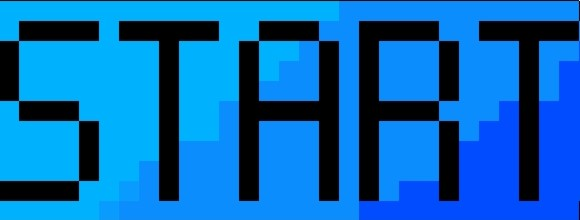
#> input picture MAZE/start.png, 580 x 220 px; its folder holds 3 pictures in this run
$ python -i main.py   (imports and definitions only)
#> lines starting #> are read from the running program, lines starting #| are printed output that depends on the picture
from tkinter import *
import tkinter.font as tkFont
from PIL import Image,ImageTk
from time import *
def draw(top,maze,R,C,cur,dst):
	for r in range(R):
		for c in range(C):
			fontStyle = tkFont.Font(family="Lucida Grande", size=20)
			if(maze[r][c]==2):
				t="    "
				Label(top, text=t,borderwidth=0,relief="solid",bg = 'red',font=fontStyle,width=3).grid(row=r,column=c)
			elif(maze[r][c]==0):
				t="    "
				Label(top, text=t,borderwidth=0,relief="solid",bg = 'black',font=fontStyle,width=3).grid(row=r,column=c)
			else:
				if(r==cur[0] and c==cur[1]):
					Label(top, image=rat,borderwidth=0,relief="solid",width=50,height=34).grid(row=r,column=c)
				elif(r==dst[0] and c==dst[1]):
					Label(top, image=close,borderwidth=0,relief="solid",width=50,height=34).grid(row=r,column=c)
				else:
					t="    "
					if(maze[r][c]==3):
						Label(top, text=t,borderwidth=0,relief="solid",bg = 'green',font=fontStyle,width=3).grid(row=r,column=c)
					else:
						Label(top, text=t,borderwidth=0,relief="solid",font=fontStyle,width=3).grid(row=r,column=c)


def main():
	# maze = [
		# [1 ,0 ,0 ,0 ,1 ,0 ,1 ,0 ,1 ,1 ,0 ,0 ,0 ],
		# [1 ,1 ,0 ,0 ,0 ,0 ,1 ,0 ,0 ,1 ,1 ,1 ,0 ],
		# [1 ,0 ,0 ,1 ,0 ,0 ,0 ,1 ,0 ,0 ,0 ,0 ,1 ],
		# [1 ,0 ,1 ,1 ,1 ,1 ,1 ,0 ,1 ,0 ,0 ,1 ,0 ],
		# [1 ,1 ,1 ,0 ,0 ,1 ,0 ,0 ,0 ,1 ,0 ,0 ,1 ],
		# [0 ,0 ,1 ,0 ,0 ,1 ,1 ,0 ,0 ,1 ,0 ,1 ,1 ],
		# [1 ,0 ,1 ,0 ,1 ,1 ,0 ,0 ,0 ,0 ,0 ,1 ,1 ],
		# [0 ,0 ,1 ,0 ,1 ,0 ,0 ,1 ,0 ,1 ,0 ,0 ,0 ],
		# [1 ,1 ,1 ,0 ,0 ,1 ,1 ,1 ,0 ,0 ,0 ,1 ,0 ],
		# [0 ,0 ,1 ,1 ,1 ,1 ,0 ,1 ,0 ,1 ,1 ,0 ,0 ],
		# [0 ,1 ,0 ,1 ,1 ,0 ,0 ,1 ,1 ,1 ,1 ,0 ,1 ],
		# [0 ,0 ,1 ,1 ,1 ,0 ,0 ,1 ,0 ,0 ,1 ,1 ,1 ]]

	maze = [
		[1 ,0 ,1 ,1 ,1 ,0 ,1 ,0 ,1 ,1 ,0 ,0 ,0 ],
		[1 ,1 ,1 ,0 ,0 ,0 ,1 ,0 ,0 ,1 ,1 ,1 ,0 ],
		[1 ,0 ,0 ,1 ,0 ,0 ,1 ,1 ,1 ,0 ,0 ,0 ,1 ],
		[1 ,0 ,1 ,1 ,1 ,1 ,1 ,0 ,1 ,0 ,0 ,1 ,0 ],
		[1 ,1 ,1 ,0 ,0 ,1 ,0 ,0 ,1 ,1 ,0 ,0 ,1 ],
		[0 ,0 ,1 ,0 ,0 ,1 ,1 ,0 ,1 ,1 ,1 ,1 ,1 ],
		[0 ,0 ,1 ,0 ,1 ,1 ,0 ,0 ,0 ,0 ,0 ,1 ,1 ],
		[0 ,0 ,1 ,0 ,1 ,0 ,0 ,1 ,0 ,1 ,0 ,0 ,1 ],
		[1 ,1 ,1 ,0 ,0 ,1 ,1 ,1 ,0 ,0 ,0 ,1 ,1 ],
		[1 ,0 ,1 ,1 ,1 ,1 ,0 ,1 ,0 ,1 ,1 ,0 ,1 ],
		[0 ,0 ,0 ,1 ,1 ,0 ,0 ,1 ,1 ,1 ,1 ,0 ,1 ],
		[0 ,0 ,1 ,1 ,0 ,0 ,0 ,1 ,0 ,0 ,1 ,0 ,1 ]]
	cur = [0,0]
	dst = [11,12]
	R = len(maze)
	C = len(maze[0])
	top=Tk()
	top.geometry('1100x900')
	global start
	start = Image.open('start.png')
#> start is the input picture: PIL image 580x220 RGB; mean R, G, B 6.4, 104.7, 183.1
	start = start.resize((50,30))
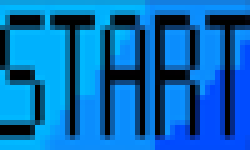
#> start: PIL image 50x30 RGB (shown 5 times larger); mean R, G, B 6.4, 105.9, 183.3
	start = ImageTk.PhotoImage(start)
	global rat
	rat = Image.open('rat.jpg')
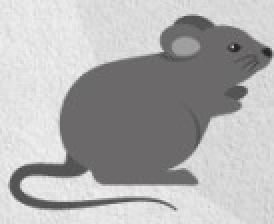
#> input picture MAZE/rat.jpg, 137 x 112 px (shown 2 times larger)
#> rat is the input picture: PIL image 137x112 RGB; mean R, G, B 175.9, 175.3, 175.6
	rat = rat.resize((30,30))
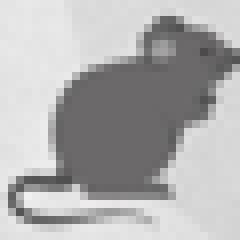
#> rat: PIL image 30x30 RGB (shown 8 times larger); mean R, G, B 175.9, 175.3, 175.6
	rat = ImageTk.PhotoImage(rat)
	global close
	close = Image.open('dst.png')
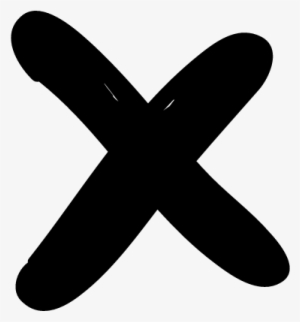
#> input picture MAZE/dst.png, 300 x 322 px
#> close is the input picture: PIL image 300x322 RGB; min 0, max 248, mean 141.6
	close = close.resize((30, 30))
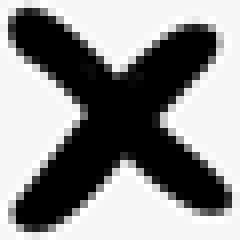
#> close: PIL image 30x30 RGB (shown 8 times larger); min 0, max 255, mean 142.5
	close = ImageTk.PhotoImage(close)
	st_btn = Button(top,image=start,command=lambda:solve(maze,top,cur,dst,R,C)).grid(row=22,column=0,columnspan=10,sticky=W)
	cl_btn = Button(top,image=close,command=top.destroy).grid(row=22,column=2,columnspan=10,sticky=W)
	empty_row = Label(top, text='	').grid(row=10,column=0,columnspan=10)

	draw(top,maze,R,C,cur,dst)

	top.mainloop()


# [68 lines left out: functions isValid, solve, not called in this run]

# [2 lines not run here, left out]

>>> result = main()
